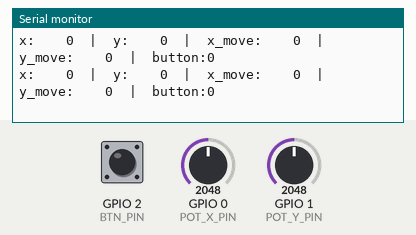
The program below on a simulated ESP32-C3. Parts: the last lines printed to the serial monitor. Inputs (shaded band) come from the test bench; at power-on: GPIO 0 (POT_X_PIN) = 2048, GPIO 1 (POT_Y_PIN) = 2048, GPIO 2 (BTN_PIN) HIGH. USB keyboard and mouse output is not drawn.

Above: at 1.5 s.
1.6 s: GPIO 0 (POT_X_PIN) set to 1960
At 1.7 s:
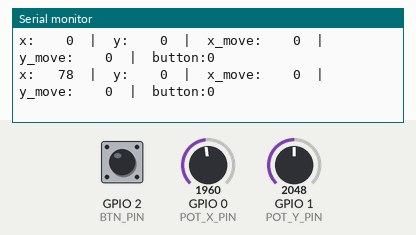
3.5 s: GPIO 1 (POT_Y_PIN) set to 1960
At 3.59 s:
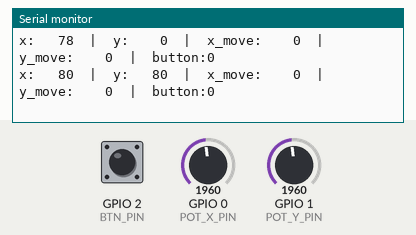
5.4 s: GPIO 0 (POT_X_PIN) set to 2040
At 5.48 s:
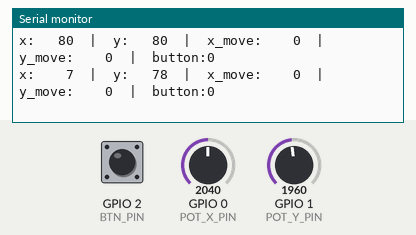
7.3 s: GPIO 1 (POT_Y_PIN) set to 1228
At 7.37 s:
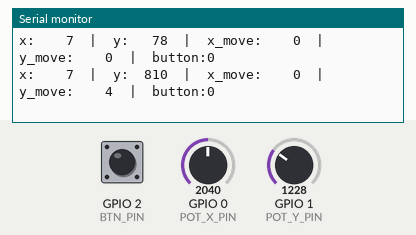
9.2 s: GPIO 1 (POT_Y_PIN) set to 910
At 9.33 s:
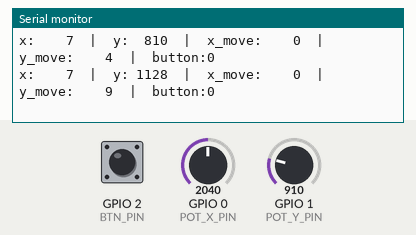
11.1 s: GPIO 0 (POT_X_PIN) set to 1228
At 11.22 s:
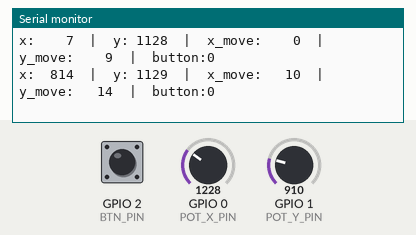

Measured:
- after the input at 1.6 s, the serial monitor: prints a new line at once (image 1)
- after the input at 3.5 s, the serial monitor: prints a new line at once (image 2)
- after the input at 5.4 s, the serial monitor: prints a new line at once (image 3)
- after the input at 7.3 s, the serial monitor: prints a new line at once (image 4)
- after the input at 9.2 s, the serial monitor: prints a new line after 0.07 s (image 5)
- after the input at 11.1 s, the serial monitor: prints a new line after 0.06 s (image 6)

The program:

main.cpp
```cpp
#include <Arduino.h>
#include <BleMouse.h>

// Mouse settings
#define MOUSE_UPDATE_INTERVAL 70 // ms; time between mouse updates; lower = more responsive but more resource-intensive
#define MOUSE_DEAD_BAND 10 // raw value; minimum movement to register a mouse move
#define MOUSE_SENSITIVITY 0.006 // 0.0 - 1.0; higher value = more pixels per degree of joystick movement
#define MOUSE_EXPONENT_THRESHOLD 950 // filtered raw value; threshold above which to apply exponential scaling; 0 = linear
#define MOUSE_EXPONENT 1.25 // scale factor for mouse movement; 1.0 = linear, >1 = exponential
#define MOUSE_MAX_SPEED 2000 // max speed in pixels per `MOUSE_UPDATE_INTERVAL`

// Battery settings
#define BATT_CHECK_INTERVAL 60000 // 1 minute
#define R1 100000.0 // resistor divider R1 value in ohms
#define R2 100000.0 // resistor divider R2 value in ohms

// Pin definitions
#define POT_X_PIN 0 // analog pin for X-axis potentiometer
#define POT_Y_PIN 1 // analog pin for Y-axis potentiometer
#define BTN_PIN 2 // digital pin for button
#define BATTERY_PIN 3 // analog pin for battery voltage measurement

// BLE Mouse settings
#define BLE_CHECK_INTERVAL 1000 // ms; time between BLE connection checks
#define BLE_NAME "Glove80 Fin Mouse" // BLE device name
#define BLE_MANUFACTURER "DIY" // BLE manufacturer name

// Variable definitions
BleMouse bleMouse(BLE_NAME, BLE_MANUFACTURER, 100);
int x_zero, y_zero;
int x, y, last_x, last_y;
int button_state, last_button_state;
int x_move, y_move;

// Function prototypes
void readFilterSave();
void readButton();
void sendMouseCommands();
void updateBatteryLevel();
float getBatteryVoltage();
uint8_t batteryPercentage(float v);
void printState();

void setup() {
  // Initialize pins
  pinMode(POT_X_PIN, INPUT);
  pinMode(POT_Y_PIN, INPUT);
  pinMode(BTN_PIN, INPUT_PULLUP);

  // Initialize serial
  Serial.begin(9600);
  delay(300);

  // Initialize stick position
  Serial.print("Stick calibrating...");
  x_zero = analogRead(POT_X_PIN);
  y_zero = analogRead(POT_Y_PIN);

  // Initialize BLE Mouse
  Serial.println("Starting BLE Mouse...");
  bleMouse.begin();
}

void loop() {
  static unsigned long lastMouseUpdate = 0;
  static unsigned long lastBatteryUpdate = 0;
  static unsigned long lastConnectionCheck = 0;
  static bool isConnected = false;
  unsigned long currentMillis = millis();

  // Prioritize mouse updates, then check other things
  if (isConnected && (currentMillis - lastMouseUpdate >= MOUSE_UPDATE_INTERVAL)) {
    // Update the mouse state
    lastMouseUpdate = currentMillis;
    readButton();
    readFilterSave();
    sendMouseCommands();
    printState();
  } else {
    // Check if the mouse is connected
    if (currentMillis - lastConnectionCheck >= BLE_CHECK_INTERVAL) {
      lastConnectionCheck = currentMillis;
      bool latestConnection = bleMouse.isConnected();
      if (isConnected != latestConnection) {
        isConnected = latestConnection;
        if (isConnected) {
          Serial.print("BLE mouse connected at ");
          Serial.println(millis());
        } else {
          Serial.print("BLE mouse disconnected at ");
          Serial.println(millis());
        }
      }
    }

    // Check battery status
    if (currentMillis - lastBatteryUpdate >= BATT_CHECK_INTERVAL) {
      lastBatteryUpdate = currentMillis;
      updateBatteryLevel();
    }
  }
}

// Read and filter the analog values from the potentiometers
void readFilterSave() {
  int raw_x = analogRead(POT_X_PIN) - x_zero;
  int raw_y = analogRead(POT_Y_PIN) - y_zero;

  // Invert axes
  raw_y = -raw_y;
  raw_x = -raw_x;

  // Calculate the magnitude of the joystick vector
  float magnitude = sqrt(raw_x * raw_x + raw_y * raw_y);

  // Apply the dead band to the magnitude
  if (magnitude < MOUSE_DEAD_BAND) {
    raw_x = 0;
    raw_y = 0;
  } else {
    // Scale the magnitude to start at zero after the dead band
    float scale = (magnitude - MOUSE_DEAD_BAND) / magnitude;
    raw_x *= scale;
    raw_y *= scale;
  }

  // Save the filtered values
  last_x = x;
  last_y = y;
  x = raw_x;
  y = raw_y;
}

// Read the button state
void readButton() {
  last_button_state = button_state;
  button_state = !digitalRead(BTN_PIN);
}

// Send mouse commands based on the button state and joystick position
void sendMouseCommands() {
  // Send button clicks
  if (last_button_state != button_state) {
    if (button_state)
      bleMouse.press(MOUSE_LEFT);
    else
      bleMouse.release(MOUSE_LEFT);
  }

  // Calculate the magnitude of the joystick vector
  float magnitude = sqrt(x * x + y * y);

  // Apply exponential scaling to the magnitude
  float scaled_magnitude = (magnitude < MOUSE_EXPONENT_THRESHOLD)
    ? magnitude
    : pow(magnitude - MOUSE_EXPONENT_THRESHOLD, MOUSE_EXPONENT) + MOUSE_EXPONENT_THRESHOLD;

  // Normalize the x and y components and scale them by the scaled magnitude
  float scale = (magnitude > 0) ? scaled_magnitude / magnitude : 0;
  float scaled_x = x * scale;
  float scaled_y = y * scale;

  // Scale the joystick values
  x_move = MOUSE_SENSITIVITY * scaled_x;
  y_move = MOUSE_SENSITIVITY * scaled_y;

  // Limit the speed
  if (x_move > MOUSE_MAX_SPEED) {
    x_move = MOUSE_MAX_SPEED;
  } else if (x_move < -MOUSE_MAX_SPEED) {
    x_move = -MOUSE_MAX_SPEED;
  }
  if (y_move > MOUSE_MAX_SPEED) {
    y_move = MOUSE_MAX_SPEED;
  } else if (y_move < -MOUSE_MAX_SPEED) {
    y_move = -MOUSE_MAX_SPEED;
  }

  // Send the move command
  if (x_move != 0 || y_move != 0) {
    bleMouse.move(x_move, y_move);
  }
}

// Check the battery voltage and update the battery level
void updateBatteryLevel() {
  float voltage = getBatteryVoltage();
  uint8_t batteryLevel = batteryPercentage(voltage);
  bleMouse.setBatteryLevel(batteryLevel);
  Serial.print("Battery voltage: ");
  Serial.print(voltage);
  Serial.print("V, Battery level: ");
  Serial.print(batteryLevel);
  Serial.println("%");
}

// Get the battery voltage
float getBatteryVoltage() {
  int raw = analogRead(BATTERY_PIN);
  float voltage = (raw / 4095.0) * 3.3; // Assuming 12-bit ADC and 3.3V reference
  float batteryVoltage = voltage * ((R1 + R2) / R2);
  return batteryVoltage;
}

// Convert the battery voltage to a percentage
uint8_t batteryPercentage(float v) {
  if (v >= 4.2) return 100;
  if (v <= 3.2) return 0;
  return (uint8_t)((v - 3.2) * 100.0 / (4.2 - 3.2)); // Linear approx
}

// Print the current state of the joystick and button
void printState() {
  Serial.printf("x:%5d  |  y:%5d  |  x_move:%5d  |  y_move:%5d  |  button:%1d\n", x, y, x_move, y_move, button_state);
}
```
